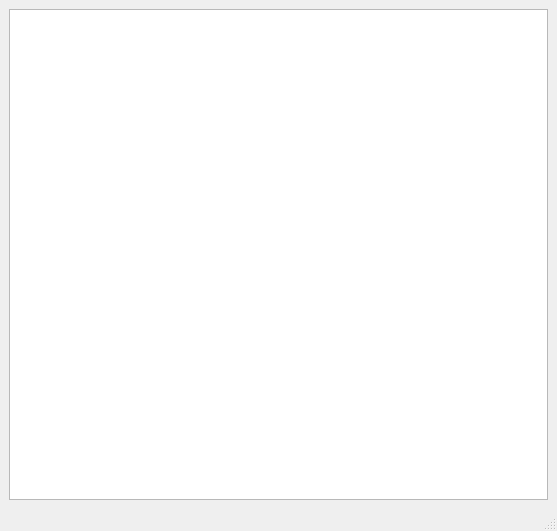
<?xml version="1.0" encoding="UTF-8"?>
<ui version="4.0">
 <class>MainWindow</class>
 <widget class="QMainWindow" name="MainWindow">
  <property name="geometry">
   <rect>
    <x>0</x>
    <y>0</y>
    <width>557</width>
    <height>531</height>
   </rect>
  </property>
  <property name="windowTitle">
   <string>MainWindow</string>
  </property>
  <widget class="QWidget" name="centralwidget">
   <layout class="QGridLayout" name="gridLayout">
    <item row="0" column="0">
     <widget class="QGraphicsView" name="graphicsView"/>
    </item>
   </layout>
  </widget>
  <widget class="QMenuBar" name="menubar">
   <property name="geometry">
    <rect>
     <x>0</x>
     <y>0</y>
     <width>557</width>
     <height>20</height>
    </rect>
   </property>
  </widget>
  <widget class="QStatusBar" name="statusbar"/>
 </widget>
 <resources/>
 <connections/>
</ui>
